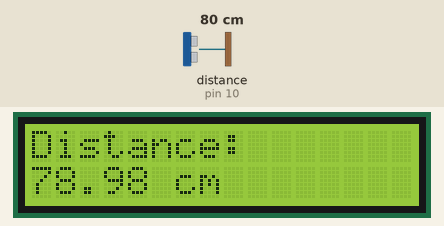
A sketch run on a simulated Arduino Uno, built with avr-gcc and run on an emulated ATmega328P. Parts: 16×2 character LCD. Wiring (inferred from the names in the program): ultrasonic range finder: trigger pin 9; echo pin 10. The test bench sets the inputs (shaded band); at power-on: distance to the obstacle (sensor on pin 10) 80 cm. The echo pulse lasts 58.3 µs per cm.

Above: at 3.2 s.
3.3 s: distance to the obstacle (sensor on pin 10) set to 18 cm
At 4.1 s:
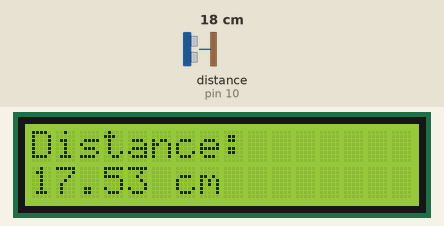
5.2 s: distance to the obstacle (sensor on pin 10) set to 4 cm
At 6.6 s:
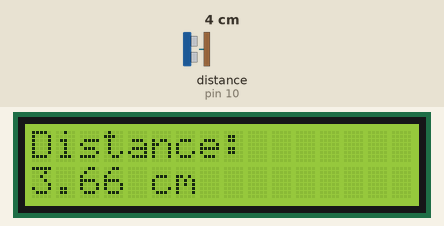
7.1 s: distance to the obstacle (sensor on pin 10) set to 2 cm
At 8.5 s:
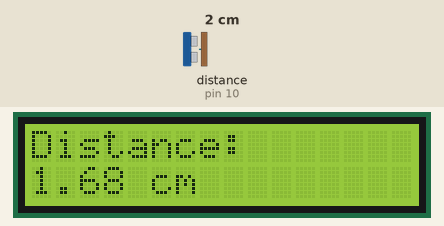
Timing chart, 0 to 10.1 s (numbered marks = the images above; inputs shaded):
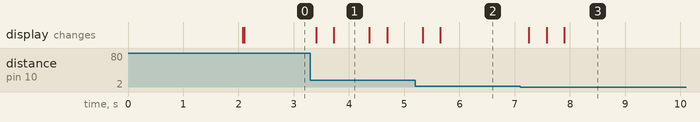

Measured:
- after the input at 3.3 s, the display: first changes after 0.11 s (image 1 shows a later state)
- after the input at 5.2 s, the display: first changes after 0.13 s (image 2 shows a later state)
- after the input at 7.1 s, the display: changes after 0.16 s (image 3)
- what the display in image 1 shows lasts 0.7 s, from 3.7 s to 4.4 s

The sketch:

arduino-lcd-i2c-distance-display.ino
```cpp
/*
  Arduino LCD I2C Distance Display
  --------------------------------
  Display distance from HC-SR04 sensor on LCD 16x2 I2C

  Components:
  - Arduino UNO/Nano
  - HC-SR04 Ultrasonic Sensor
  - LCD 16x2 I2C

  Wiring:

  HC-SR04
  VCC  -> 5V
  GND  -> GND
  TRIG -> D9
  ECHO -> D10

  LCD I2C
  VCC -> 5V
  GND -> GND
  SDA -> A4
  SCL -> A5
*/

#include <Wire.h>
#include <LiquidCrystal_I2C.h>

#define TRIG_PIN 9
#define ECHO_PIN 10

LiquidCrystal_I2C lcd(0x27, 16, 2);

long duration;
float distance;

void setup() {

  pinMode(TRIG_PIN, OUTPUT);
  pinMode(ECHO_PIN, INPUT);

  lcd.init();
  lcd.backlight();

  lcd.setCursor(0,0);
  lcd.print("Distance Meter");
  delay(2000);
  lcd.clear();
}

void loop() {

  digitalWrite(TRIG_PIN, LOW);
  delayMicroseconds(2);

  digitalWrite(TRIG_PIN, HIGH);
  delayMicroseconds(10);
  digitalWrite(TRIG_PIN, LOW);

  duration = pulseIn(ECHO_PIN, HIGH);

  distance = duration * 0.034 / 2;

  lcd.setCursor(0,0);
  lcd.print("Distance:");

  lcd.setCursor(0,1);
  lcd.print(distance);
  lcd.print(" cm   ");

  delay(300);
}
```
